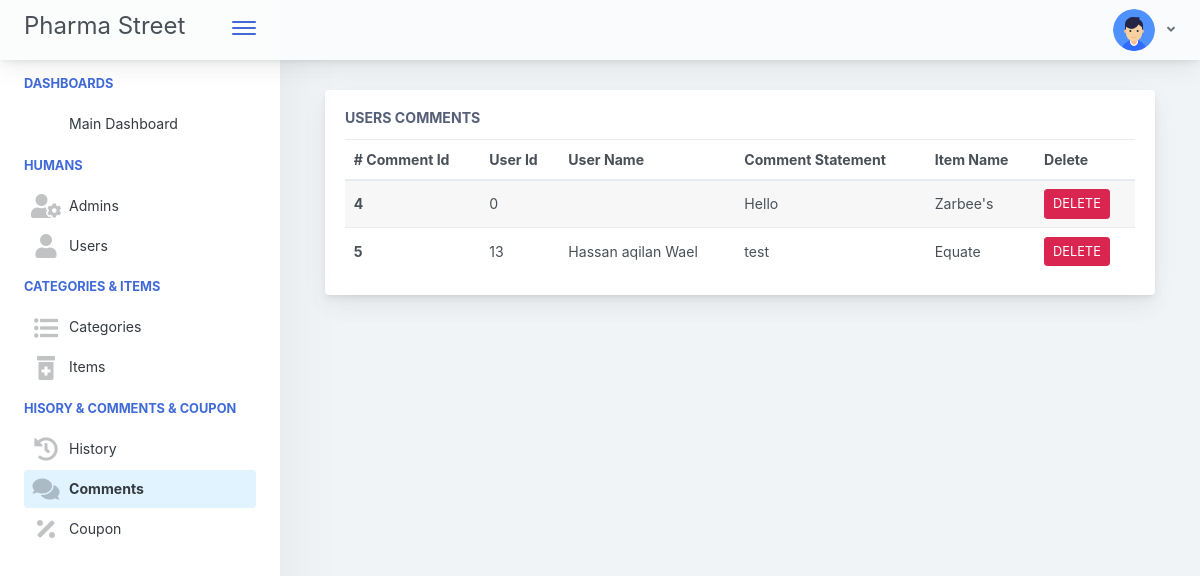
/admin/manage_comments.php (signed in), run on an earlier commit of the app's database.
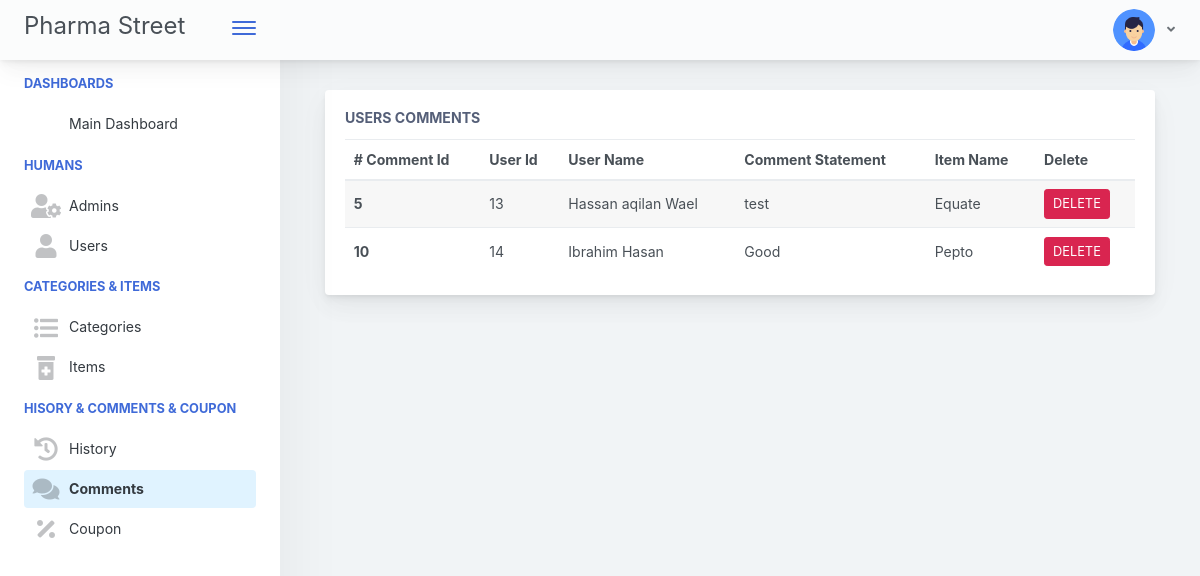
And on a later commit of the database.
### tables this page shows
CREATE TABLE `comments` (
  `comment_id` int(11) NOT NULL,
  `user_id` int(11) DEFAULT NULL,
  `comment_statment` varchar(255) DEFAULT NULL,
  `item_id` int(11) NOT NULL
);

CREATE TABLE `item` (
  `item_id` int(11) NOT NULL,
  `item_name` varchar(50) DEFAULT NULL,
  `item_image` text DEFAULT NULL,
  `item_title` varchar(50) DEFAULT NULL,
  `item_desc` varchar(1000) DEFAULT NULL,
  `item_price` varchar(50) DEFAULT NULL,
  `cat_id` varchar(50) DEFAULT NULL,
  `item_rate` varchar(50) DEFAULT NULL,
  `comment_id` int(11) DEFAULT NULL,
  `user_id` int(11) DEFAULT NULL,
  `item_date` date NOT NULL,
  `price_offer` float NOT NULL
);

CREATE TABLE `user` (
  `user_id` int(11) NOT NULL,
  `user_fullname` varchar(50) DEFAULT NULL,
  `user_email` varchar(50) DEFAULT NULL,
  `user_password` varchar(50) DEFAULT NULL,
  `user_date_create` date DEFAULT NULL,
  `user_last_login` date DEFAULT NULL,
  `user_phone` varchar(50) NOT NULL,
  `user_city` varchar(200) NOT NULL
);

### admin/manage_comments.php (the view, shortened to what this page needs)
<?php include("includes/header.php"); ?>
<div class="app-main">
  <?php include("includes/sidebar.php"); ?>
  <div class="app-main__outer">
    <div class="app-main__inner">
      <div class="col-lg-12">
        <div class="main-card mb-3 card">
          <div class="card-body">
            <h5 class="card-title">Users Comments</h5>
            <table class="mb-0 table table-striped">
              <thead>
                <tr>
                  <th># Comment Id</th>
                  <th>User Id</th>
                  <th>User Name</th>
                  <th>Comment Statement</th>
                  <th>Item Name</th>
                  <th>Delete</th>
                </tr>
              </thead>
              <tbody>
                <?php
                  $fetch_query = "SELECT comments.comment_id, comments.user_id,comments.comment_statment,comments.item_id,item.item_id,item_name FROM comments,item where comments.item_id = item.item_id";
                  $result = $conn->query($fetch_query);
                ?>
                <?php if ($result->num_rows > 0) : ?>
                  <?php while ($row = $result->fetch_assoc()) :
                  $id_user=$row['user_id'];
                      $user="SELECT user_fullname from user WHERE user_id=$id_user";
                      $user_result = mysqli_query($conn, $user);
                      $row_user=mysqli_fetch_assoc($user_result);
                    ?>
                    <tr>
                      <th scope="row"><?php echo $row["comment_id"]; ?></th>
                      <td><?php echo $row["user_id"]; ?></td>
                      <td><?php echo $row_user["user_fullname"]; ?></td>
                      <td><?php echo $row["comment_statment"]; ?></td>
                      <td><?php echo $row["item_name"]; ?></td>
                      <td>
                        <a href="manage_comments.php?method=delete&&id=<?php echo $row["comment_id"] ?>">
                        <button type="submit"  class="btn btn-danger btn-sm">DELETE</button>
                        </a>
                      </td>
                    </tr>
                  <?php endwhile; ?>
                <?php endif; ?>
              </tbody>
            </table>
          </div>
        </div>
      </div>
    </div>
  </div>
</div>

What changed in the data, as far as the page shows it:
removed comments: comment_id "4", user "0", comment_statment "Hello", item.item_name "Zarbee's"
added comments: comment_id "10", user "14", user.user_fullname "Ibrahim Hasan", comment_statment "Good", item.item_name "Pepto"
